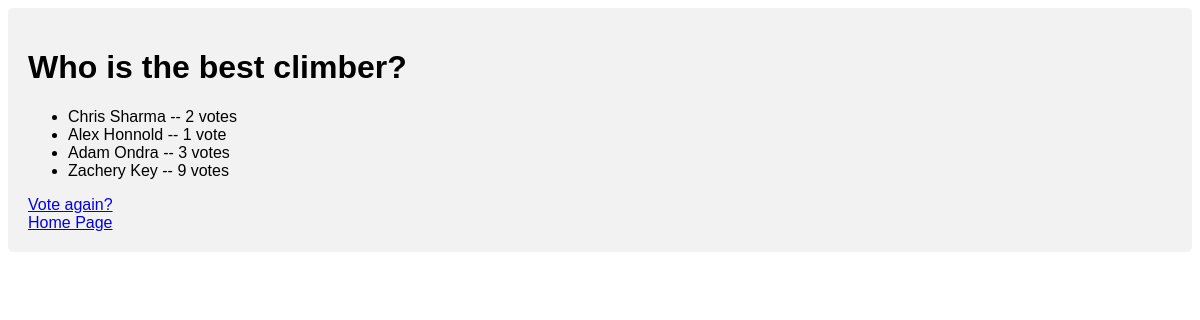
The app's page /climbcville/question5/results/ with its own data.
### climbcville/models.py (models this page shows, shortened)
class Question(models.Model):
    question_text = models.CharField(max_length=200)
    pub_date = models.DateTimeField('date published')

class Choice(models.Model):
    question = models.ForeignKey(Question, on_delete=models.CASCADE)
    choice_text = models.CharField(max_length=200)
    votes = models.IntegerField(default=0)

### climbcville/views.py (the view)
# urls.py: path('question<int:question_id>/results/', views.results, name='results'),
def results(request, question_id):
    question = get_object_or_404(Question, pk=question_id)
    return render(request, 'climbcville/results.html', {'question': question})

### climbcville/templates/climbcville/results.html
{% load static %}
<link rel="stylesheet" type="text/css" href="{% static 'climbcville/style.css' %}">
<div>
<h1>{{ question.question_text }}</h1>
<ul>
{% for choice in question.choice_set.all %}
    <li>{{ choice.choice_text }} -- {{ choice.votes }} vote{{ choice.votes|pluralize }}</li>
{% endfor %}
</ul>
<a href="{% url 'climbcville:poll_details' question.id %}">Vote again?</a>
<br>
<a href="{% url 'climbcville:index' %}">Home Page</a>
</div>

### climbcville/static/climbcville/style.css (style rules this page uses)
div { border-radius: 5px; background-color: #f2f2f2; padding: 20px; }

### records on screen
Question: question_text "Who is the best climber?"
Choice: choice_text "Chris Sharma", votes "2"
Choice: choice_text "Alex Honnold", votes "1"
Choice: choice_text "Adam Ondra", votes "3"
Choice: choice_text "Zachery Key", votes "9"
